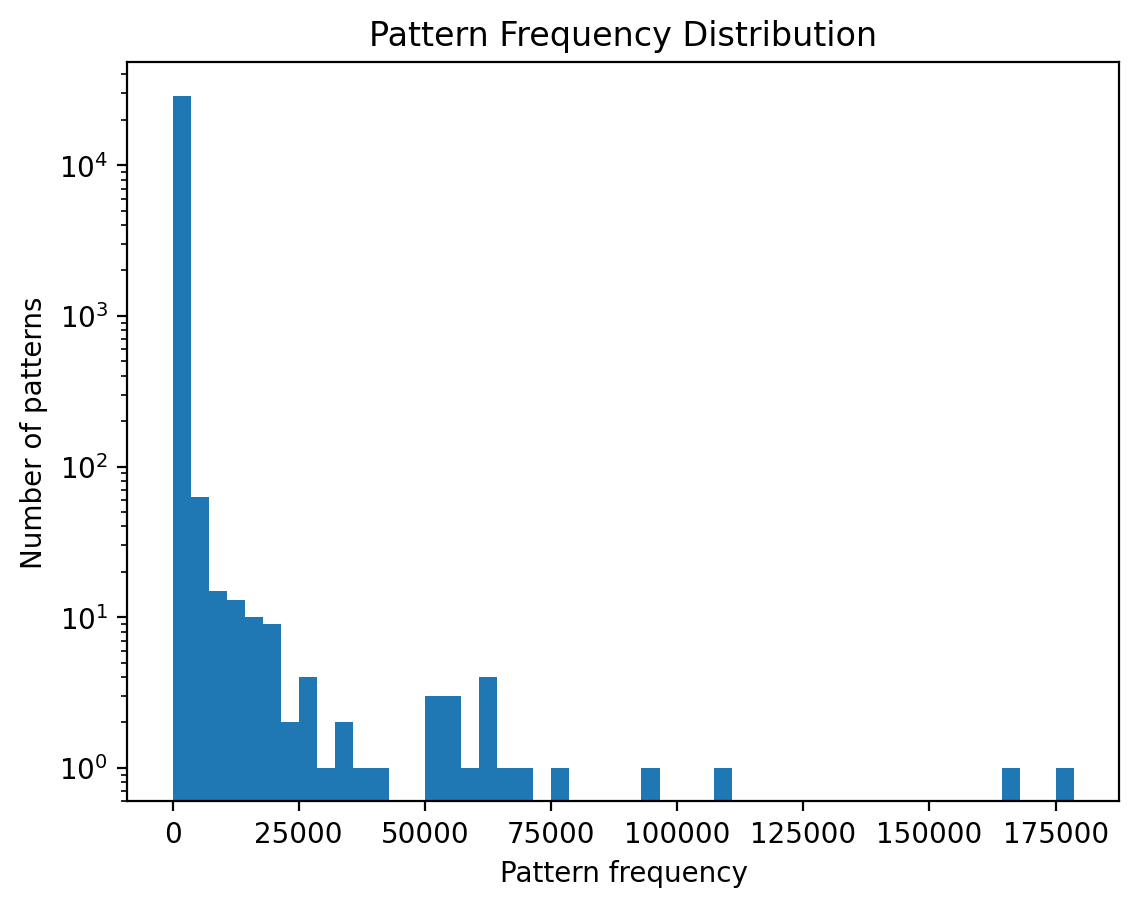

The script that saved this image:
import matplotlib.pyplot as plt
import numpy as np
from collections import defaultdict
import json

with open("patterns.json","r") as f:
    patterns=json.load(f)
freqs = []
count1=0
for k,d in patterns.items():
    for m,d2 in d.items():
        count1+=1
        freqs.append(d2["f"])


fig1=plt.hist(freqs, bins=50)
plt.xlabel("Pattern frequency")
plt.ylabel("Number of patterns")
plt.title("Pattern Frequency Distribution")
plt.yscale("log")  # IMPORTANT for long tail
plt.savefig("plot.png", dpi=200, bbox_inches="tight")
print("saved to plot.png")

threshold = np.percentile(freqs, 80)

def freqFilter(patterns,boolFunction):
    patterns2=defaultdict(lambda: defaultdict(lambda: {"f":0,"raw":""}))
    for k,d in patterns.items():
        for m,d2 in d.items():
            if(boolFunction(d2["f"])):
                patterns2[k][m]=d2
    return patterns2

patterns2=freqFilter(patterns,lambda f: f>threshold)

freqs2=[]
count2=0
for k,d in patterns2.items():
    for m,d2 in d.items():
        count2+=1
        freqs2.append(d2["f"])

plt.close()
fig2=plt.hist(freqs2, bins=50)
plt.xlabel("Pattern frequency")
plt.ylabel("Number of patterns")
plt.title("Pattern Frequency Distribution")
plt.yscale("log")  # IMPORTANT for long tail
plt.savefig("plot2.png", dpi=200, bbox_inches="tight")
print("saved to plot2.png")

print(f"c1,c2: {count1,count2}")
